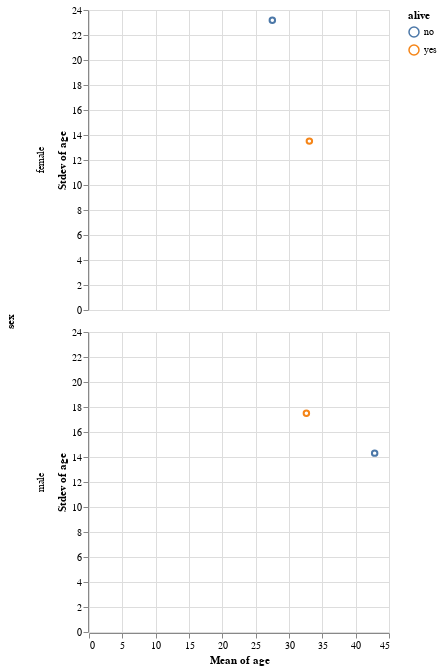

Notebook code cell kept with this figure:
### Markdown cell above
Create an Altair visualization that shows the same information as this groupby:

### Code cell
# FIGURE OUT 
alt.Chart(titanic).mark_point().encode(
    alt.Color("alive"),
    alt.X("mean(age)"),
    alt.Y("stdev(age)"),
    alt.Row("sex")
    )

### Figure 1 — Vega-Lite specification as saved in the notebook (floating-point values rounded to 4 significant figures; data arrays with more than 128 entries replaced by an {"elided": "..."} marker saying what was removed)
{"$schema": "https://vega.github.io/schema/vega-lite/v1.2.1.json", "data": {"values": {"elided": "182 records"}}, "encoding": {"color": {"field": "alive", "type": "nominal"}, "row": {"field": "sex", "type": "nominal"}, "x": {"aggregate": "mean", "field": "age", "type": "quantitative"}, "y": {"aggregate": "stdev", "field": "age", "type": "quantitative"}}, "mark": "point"}
